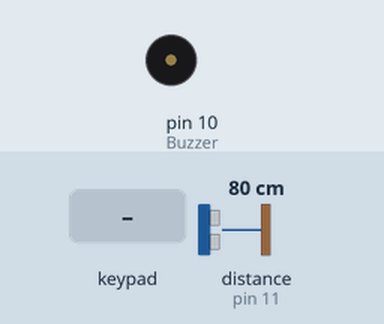
The sketch below on a simulated Arduino Uno, built with avr-gcc and run on an emulated ATmega328P. On the bench: buzzer (waves = sounding). Wiring (inferred from the names in the program): ultrasonic range finder: trigger pin 12; echo pin 11. Inputs (shaded band) come from the test bench; at power-on: distance to the obstacle (sensor on pin 11) 80 cm. The echo pulse lasts 58.3 µs per cm; what the sketch prints to the serial monitor is not drawn.

Above: at 1.2 s.
1.3 s: distance to the obstacle (sensor on pin 11) set to 17 cm
2.8 s: distance to the obstacle (sensor on pin 11) set to 14 cm
At 3.0 s:
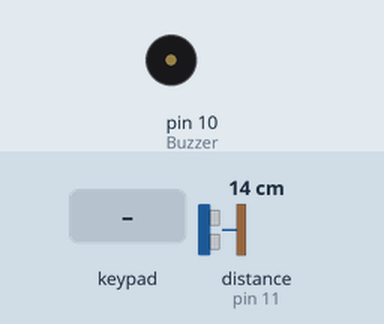
5.8 s: keypad keys 1 2 3 pressed 0.4 s apart
At 7.9 s:
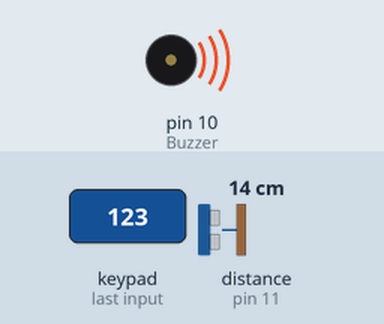
Timing chart, 0 to 9.7 s (numbered marks = the images above; inputs shaded):
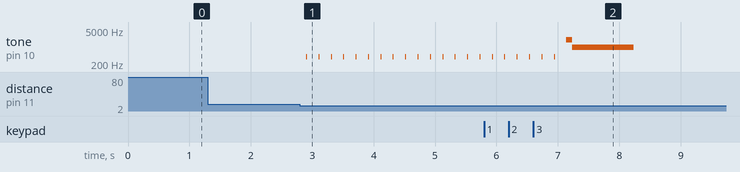

Measured:
- the behaviour switches between 16 and 15 cm on distance to the obstacle (sensor on pin 11) (found by bisection; images 0 and 1)
- after the input at 1.3 s, every drawn part: stays the same
- after the input at 2.8 s, tone on pin 10 (Buzzer): alternates 400 Hz for 0.01 s and silent for 0.19 s, starting after 0.10 s

The sketch:

arduino.ino
```cpp
#include <Keypad.h>

char key , key1 , key2 , key3;
long duration;
bool flag= false;
int distance;
bool lock= true;
int copass1 = 0;
int copass2 = 0;
const byte numRows= 4; //number of rows on the keypad
const byte numCols= 4; //number of columns on the keypad
const int trigPin = 12;
const int echoPin = 11;
const int Buzzer = 10;

char * password = "123";
char * newpass;
int position = 0;

//keymap defines the key pressed according to the row and columns just as appears on the keypad
char keymap[numRows][numCols]=
{
{'1', '2', '3', 'A'},
{'4', '5', '6', 'B'},
{'7', '8', '9', 'C'},
{'*', '0', '#', 'D'}
};
int strcount;
//Code that shows the the keypad connections to the arduino terminals
byte rowPins[numRows] = {9,8,7,6}; //Rows 0 to 3
byte colPins[numCols]= {5,4,3,2}; //Columns 0 to 3

//initializes an instance of the Keypad class
Keypad myKeypad= Keypad(makeKeymap(keymap), rowPins, colPins, numRows, numCols);

void setup()
{
Serial.begin(9600);
pinMode(Buzzer, OUTPUT);
pinMode(trigPin, OUTPUT); // Sets the trigPin as an Output
pinMode(echoPin, INPUT);

}

//If key is pressed, this key is stored in 'keypressed' variable
//If key is not equal to 'NO_KEY', then this key is printed out
//if count=17, then count is reset back to 0 (this means no key is pressed during the whole keypad scan process
void loop()
{
  char key = myKeypad.getKey();
  if (key != NO_KEY)
  {
    strcount ++;
    Serial.print(key);
  }
  if (key == '*' || key == '#')
  {
    strcount = 0;
    position = 0;
  }
  if (key != NO_KEY && key != password[position])
  {
    position = 0;
  }
  if(strcount >3)
  {
    position = 0;
  }
  if (key == password[position])
  {
    position ++;
  }

  if (position == 3)
  {
    Serial.println("unlocked");
    lock = false;
    nobuzz();
  }

  if(lock)
  {
    int dis;
    digitalWrite(trigPin, LOW);
    delayMicroseconds(2);
    // Sets the trigPin on HIGH state for 10 micro seconds
    digitalWrite(trigPin, HIGH);
    delayMicroseconds(10);
    digitalWrite(trigPin, LOW);
    // Reads the echoPin, returns the sound wave travel time in microseconds
    duration = pulseIn(echoPin, HIGH);
    // Calculating the distance
    distance= duration*0.034/2;
    // Prints the distance on the Serial Monitor
  }

  if (((distance < 15 && distance > 0)|| flag ) && lock )
  {
    flag = true;
    buzz();
    //Serial.print("Distance: ");
   // Serial.println(distance);
  }
  delay(100);
  if(lock == false)
  {
    if(copass1 == 0)
    {
      passchange();
    }
    copass1 ++;
  }
}


void buzz()
{
  tone(Buzzer, 400, 10); // play 400 Hz tone for 500 ms
  delay(100);
}

void nobuzz()
{
  Serial.println(" ... \n");
  if(copass2 == 0)
  {
    tone(Buzzer, 2000, 1000);
    delay(100);
    tone(Buzzer, 1000, 1000);
    delay(10);
  } // unlocked
  copass2++;
}

void passchange()
{
  int r = 0;
  int y;
  while(1)
  {
    key1 = myKeypad.getKey();
    if (key1 != NO_KEY)
    {
      if(key1 == '*')
      {
       r++;
       Serial.println(key1);
      }
      else
        r = 0;
    }
    if(r>3)
      break;
  }
  if(r>3)
  {
    Serial.println("ENTER NEW PASSWORD ... \n");
  }
}
```
